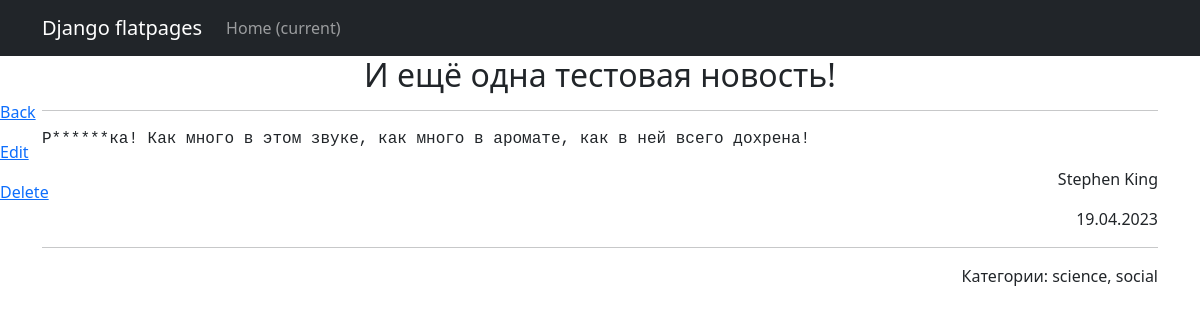
Page /posts/33/ on the earlier database version.
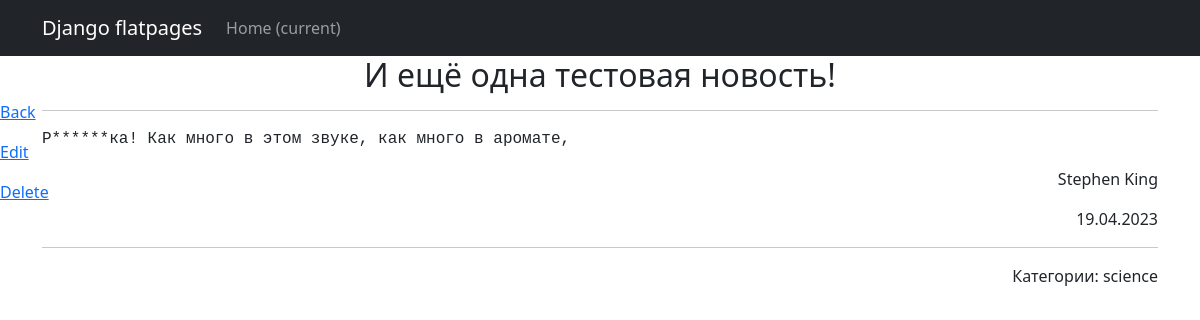
Same page on the later database version.
### news/models.py (models this page shows, shortened)
class Post(models.Model):
    ar = 'Article'
    nw = 'News'
    post_types = [
        (ar, 'Article'),
        (nw, 'News')
    ]
    post_type = models.CharField(max_length=7, choices=post_types, default=nw)
    t_creation = models.DateTimeField(auto_now_add=True)
    title = models.CharField(max_length=255)
    content = models.TextField()
    rating = models.IntegerField(default=0, db_column='rating')
    author = models.ForeignKey('Author', on_delete=models.CASCADE, related_name='post')
    category = models.ManyToManyField('Category', blank=True, through='PostCategory', verbose_name='Категории')  # Связь многие к многим

class Category(models.Model):
    category_name = models.CharField(max_length=255, unique=True)
    subscribers = models.ManyToManyField('auth.user', blank=True, related_name='subscribers', verbose_name='подписчики')
    def __str__(self):
        return self.category_name

class Author(models.Model):
    full_name = models.CharField(max_length=100)
    rating = models.IntegerField(default=0) # значение вычисляется в update_rating
    user = models.ForeignKey('auth.User', on_delete=models.CASCADE) # связь с методом User один к одному
    def update_rating(self):
        r_comments_by_author = Comment.objects.filter(user_id=self.user.id).aggregate(models.Sum('rating'))['rating__sum'] # new variant
        r_posts = Post.objects.filter(author_id=self).aggregate(models.Sum('rating')) #суммарный рейтинг за посты
        post_ids = Post.objects.filter(author_id=self).values_list('id', flat=True) #(flat=True) чтобы получить одним списком id всех постов этого автора
        r_comments_to_author_posts = Comment.objects.filter(post_id__in=post_ids).aggregate(models.Sum('rating'))['rating__sum']
        print(r_posts, r_posts['rating__sum'], r_comments_by_author, r_comments_to_author_posts)
        self.rating = (int(r_posts['rating__sum']) * 3) + int(r_comments_by_author) + int(r_comments_to_author_posts)
        print(self.rating)
        self.save()
    def __str__(self):
        return self.full_name

### news/views.py (the view)
# urls.py: path('<int:pk>/', PostFull.as_view(), name='post_full'),
class PostFull(DetailView):
    model = Post
    template_name = 'post_full.html'
    context_object_name = 'post'

### news/templatetags/custom_filters.py (called while the page is built)
@register.filter()
def censor(value):
   for word in bad_words:
      if word.lower() in value.lower():
         value = value.replace(word[1:-2], '*' * (len(word)-1))
   return value

### templates/post_full.html (shortened to what this page needs)
{% extends 'flatpages/default.html' %}
{% load custom_filters %}
{% block content %}
<a href="../#" style="position: fixed; left: 0; top: 100px;">Back</a>
<a href="edit" style="position: fixed; left: 0; top: 140px;">Edit</a>
<a href="delete" style="position: fixed; left: 0; top: 180px;">Delete</a>
<h1 style="text-align: center; font-size: 2em;">{{ post.title|censor }}</h1>
<hr>
<p style="font-family: monospace; text-align: left;">{{ post.content|censor }}</p>
<p style="text-align: right;">{{ post.author }}</p>
<p style="text-align: right;">{{post.t_creation|date:"j.m.Y"}}</p>
<hr>
<p style="text-align: right;">Категории: {{post.category.all|join:", "}}</p>
{% endblock content %}

Differences in the rows shown:
changed Post "И ещё одна тестовая новость!": content|censor "Р******ка! Как много в этом звуке, как много в аромате, как в ней всего дохрена!" → "Р******ка! Как много в этом звуке, как много в аромате,"; category.all "science, social" → "science"
